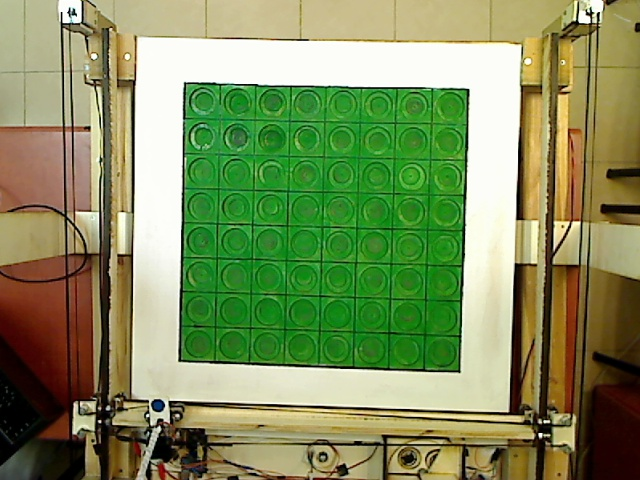
#> input picture data_for_palti100.jpg, 640 x 480 px, given in place of data1175.jpg, which was not available
$ python func_name.py
#> lines starting #> are read from the running program, lines starting #| are printed output that depends on the picture; pictures that were not available may be replaced by others from this repository, and a replacement may not be noted
import cv2
import numpy as np
import math

# variables
# circles
r = 8  # min radius
R = 11  # max radius
circles_param = 1.9  # circles thrashhold
up_th = 50
down_th = 0
red_color_majority = 50
# images
global cam
img2 = cv2.imread("data1175.jpg", 0)
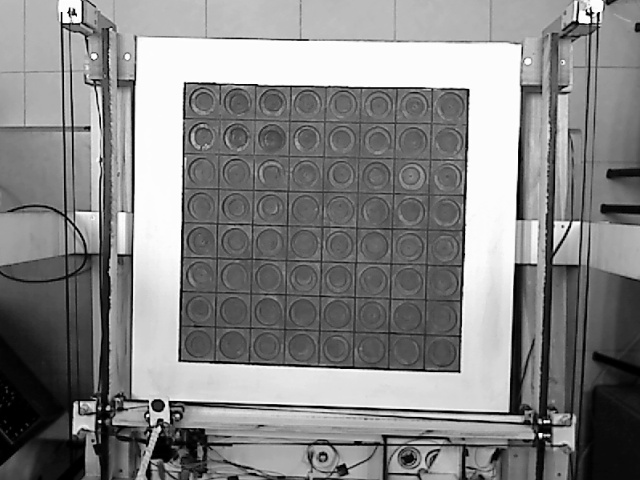
#> img2: shape (480, 640); min 0, max 255, mean 133
# img2 = img2[50:390, 165:500]
# cimg = 0
# s_img = 0
# lines
lines_param = 200
angle_param = np.pi / 720
max_rho = 280
min_rho = 0
y_angle = np.pi / 2
y_thrash_hold = 0.4
x_angle = 0.0
x_thrash_hold = 0.5
min_d_rho = 20
max_d_theta = 0.5

# colors
thrash_hold = 30


# functio for help
def cimg_def(img):
    return cv2.cvtColor(img, cv2.COLOR_GRAY2BGR)


def cutPicture(img):
    return img[30:370, 70:440]


def myKey(line):
    return abs(line[0][0])


# [25 lines left out: functions img2_def, get_color, not called in this run]


def initialCamera():
    return cv2.VideoCapture(0)


def get_y_line_formula(dot1, dot2):
    # [4 lines left out: function g, not called in this run]

    return g


def get_x_line_formula(dot1, dot2):
    # [8 lines left out: function g, not called in this run]

    return g


def get_new_point(x, y):
    return ((x - 10) * 0.8, (y - 10) * 0.8)


def first_editing(image):
    image = cv2.adaptiveThreshold(image, 255, cv2.ADAPTIVE_THRESH_GAUSSIAN_C, cv2.THRESH_BINARY, 11, 0.001)
    return image


def show_image(image):
    cv2.imshow("image", image)
    cv2.waitKey(0)


def resize(image):
    shape = image.shape
    if len(shape) == 2:
        height, width = shape
    else:
        height, width, chanels = shape
    image = image[10:height, 10:width]  # cut the edge of the image
    image = cv2.resize(image, (0, 0), fx=0.8, fy=0.8)
    return image


# [6 lines left out: function bolding, not called in this run]


def find_circles(img2):
    return cv2.HoughCircles(img2, cv2.HOUGH_GRADIENT, circles_param, 20, param1=50, param2=30, minRadius=r, maxRadius=R)


# [34 lines left out: functions filter_circles, draw_circles, not called in this run]


def find_lines(img):
    s_img = resize(img)
    gray = cv2.cvtColor(s_img, cv2.COLOR_RGB2GRAY)
    gray = first_editing(gray)
    gray = 255 - gray
    # cv2.imshow('cacc', gray)
    # cv2.waitKey(0)
    lines = cv2.HoughLines(gray, 1, angle_param, lines_param)
    return sorted(lines, key=myKey)


def filter_lines(lines):
    lines_filtered = []
    for i in range(len(lines)):
        selected = False
        rho1, theta1 = lines[i][0]
        if abs(rho1) > max_rho or abs(rho1) < min_rho:
            continue
        if np.tan(theta1) != 0 and abs((np.tan(theta1) ** -1) - (np.tan(y_angle) ** (-1))) < y_thrash_hold:
            selected = True
        if abs((np.tan(theta1)) - (np.tan(x_angle))) < x_thrash_hold:
            selected = True
        if len(lines_filtered) == 0 and selected:
            lines_filtered.append(lines[i])
        for j in range(len(lines_filtered)):
            rho2, theta2 = lines_filtered[j][0]
            if abs((np.sin(theta1)) - (np.sin(theta2))) < max_d_theta and abs(abs(rho1) - abs(rho2)) < min_d_rho:
                selected = False
        if selected:
            lines_filtered.append(lines[i])
    return lines_filtered


def draw_lines(lines_filtered, s_img):
    for line in lines_filtered:
        for rho, theta in line:
            sin = math.cos(theta)
            cos = math.sin(theta)
            x0 = sin * rho
            y0 = cos * rho
            x1 = (x0 + 1000 * (-cos))
            y1 = (y0 + 1000 * (sin))
            x2 = (x0 - 1000 * (-cos))
            y2 = (y0 - 1000 * (sin))
            if abs(abs(np.tan(theta)) - abs(np.tan(x_angle))) < x_thrash_hold:
                cv2.line(s_img, (int(x1), int(y1)), (int(x2), int(y2)), (0, 255, 0), 2)
            else:
                cv2.line(s_img, (int(x1), int(y1)), (int(x2), int(y2)), (0, 0, 255), 2)


def classified_lines(filtered_lines):
    red_form = []
    green_form = []
    for line in filtered_lines:
        for rho, theta in line:
            sin = math.cos(theta)
            cos = math.sin(theta)
            x0 = sin * rho
            y0 = cos * rho
            x1 = (x0 + 1000 * (-cos))
            y1 = (y0 + 1000 * (sin))
            x2 = (x0 - 1000 * (-cos))
            y2 = (y0 - 1000 * (sin))
            if np.tan(theta) != 0 and abs(abs(np.tan(theta) ** (-1)) - abs(np.tan(y_angle) ** (-1))) < y_thrash_hold:
                red_form.append(get_y_line_formula((x1, y1), (x2, y2)))
            else:
                green_form.append(get_x_line_formula((x1, y1), (x2, y2)))
    # print(len(green_form)," - greens " , len(red_form)," - reds ")
    return red_form, green_form


# [41 lines left out: functions create_board, find_board, get_board, not called in this run]


def take_pic():
    rval, frame = cam.read()
    cv2.imwrite('board.jpg', frame)
    board_img = cv2.imread('board.jpg', 0)
    return board_img


def take_color_pic():
    frame = cv2.imread('board.jpg')
    return frame


if __name__ == '__main__':
    cam = initialCamera()
    print('hi')
    key = "enter"
    while True:
        print("press key to continue")
        key = input()
        if key == 'e':
            break
        if key == 't':
            thrash_hold = int(input('set color thrash hold'))
        if key == 'u':
            up_th = int(input('set up_th'))
            down_th = float(input('set down_th'))
        if key == 'R':
            p = input('set max radius')
            R = int(p)
        if key == 'r':
            p = input('set min radius')
            r = int(p)
        if key == 'p':
            p = input('set circles_parameter')
            circles_param = float(p)
        img = take_pic()
#> in take_pic, frame is the input picture: shape (480, 640, 3); mean B, G, R 93.5, 142.9, 128.8
        colored_pic = take_color_pic()

        print("working...")
        img = cutPicture(img)
#> in cutPicture, `return img[30:370, 70:440]`:
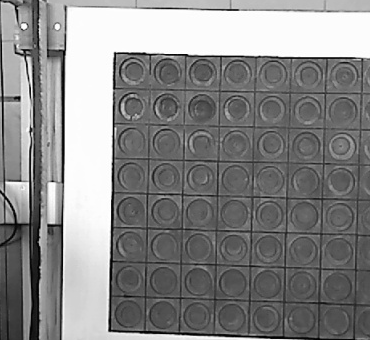
#> returned value: shape (340, 370); min 0, max 255, mean 134.5
        colored_pic = cutPicture(colored_pic)
#> in cutPicture (call 2), `return img[30:370, 70:440]`:
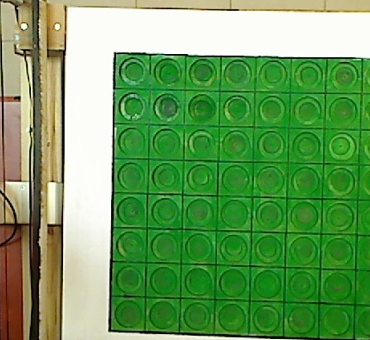
#> returned value: shape (340, 370, 3); mean of channels 0, 1, 2 92.8, 156.9, 106.7; drawn as B, G, R

        if key == 'a' or key == 'd':
            show_image(img)
        if key == 'b' or key == 'a':
            s_board = np.zeros((8, 8))
            img = take_pic()
            colored_pic = take_color_pic()
            img = cutPicture(img)
            colored_pic = cutPicture(colored_pic)
            board = get_board(img, colored_pic)
            board1 = np.array(board)
            s_board += board1
            s_board = s_board
            np.around(s_board)
            s_board = round(s_board)
            s_board.astype(int)
            print(s_board)
            if key == 'b':
                continue
        if key == 'c' or key == 'a':
            circles = find_circles(img)
            circles = filter_circles(circles, colored_pic)
        c = cimg_def(img)
        if key == 'c' or key == 'a':
            draw_circles(circles, c)
        lines = find_lines(c)
#> in resize, `image = image[10:height, 10:width]`:
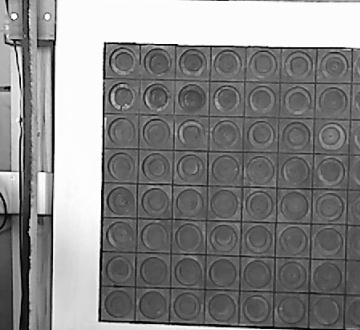
#> image: shape (330, 360, 3); min 0, max 255, mean 133.8
#> in resize, `image = cv2.resize(image, (0, 0), fx=0.8, fy=0.8)`:
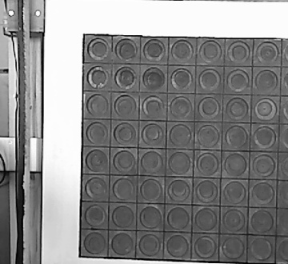
#> image: shape (264, 288, 3); min 1, max 255, mean 133.7
#> in first_editing, `image = cv2.adaptiveThreshold(image, 255, cv2.ADAPTIVE_THRESH_GAUSSIAN..`:
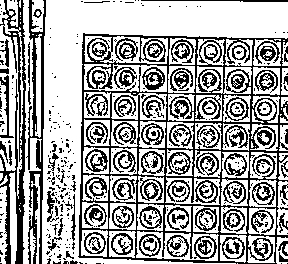
#> image: shape (264, 288); 64.6% white; black in thin lines or dots
#> in find_lines, `gray = 255 - gray`: gray: shape (264, 288); 35.4% white in thin lines or dots
#> in find_lines, `lines = cv2.HoughLines(gray, 1, angle_param, lines_param)`: lines = 70 rows, first 8: [44, 0.0175], [43, 0.00873], [-18, 3.13], [171, 1.6], [19, 0], [198, 1.61], [41, 0], [170, 1.61]
#> lines = 70 items, first 6: [[-1, 2.36]], [[-4, 2.36]], [[-6, 3.13]], [[-7, 3.14]], [[7, 0]], [[-18, 3.13]]
        filtered = filter_lines(lines)
#> the loop in filter_lines, `for i in range(len(lines)):` made 70 passes
#> (rho1, theta1) on passes 1 to 12: (-1, 2.36), (-4, 2.36), (-6, 3.13), (-7, 3.14), (7, 0), (-18, 3.13), (-18, 2.36), (19, 0), (20, 0.00436), (21, 0.0131), (-21, 2.36), (22, 0)
#> after the loop in filter_lines, `for i in range(len(lines)):`: lines_filtered = [[[-6, 3.13]], [[26, 0.0262]], [[31, 1.6]], [[60, 1.6]], [[83, 0.0131]], [[88, 1.6]], [[112, 0.0175]], [[115, 1.6]], [[141, 0.0218]], [[142, 1.61]], [[169, 0.0262]], [[170, 1.61]], [[196, 1.61]], [[197, 0.0262]], [[224, 1.61]], [[225, 0.0262]], [[252, 1.61]], [[253, 0.0262]]]
#> filtered has the same summary as lines_filtered in filter_lines
        classified_lines(filtered)
#> the loop in classified_lines, `for line in filtered_lines:` made 18 passes
#> after the loop in classified_lines, `for line in filtered_lines:`: green_form = 9 items
        s = resize(c)
        draw_lines(filtered, s)
#> the loop in draw_lines, `for line in lines_filtered:` made 18 passes
#> after the loop in draw_lines, `for line in lines_filtered:`:
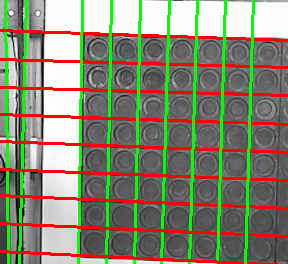
#> s_img: shape (264, 288, 3); mean of channels 0, 1, 2 111.9, 134.5, 136.6; drawn as B, G, R
#> (the run stopped early here; a loop or call above may not have finished)
